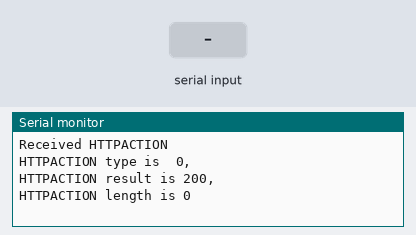
Recording of a sketch running on a simulated Arduino Uno, built with avr-gcc and run on an emulated ATmega328P. Parts: the last lines printed to the serial monitor. The test bench sets the inputs (shaded band). The modem accepts every AT command (registered, SIM ready, sends succeed) and sends nothing else.

Above: at 6.3 s.
6.4 s: "AT+\n" received over the second serial link
At 7.4 s:
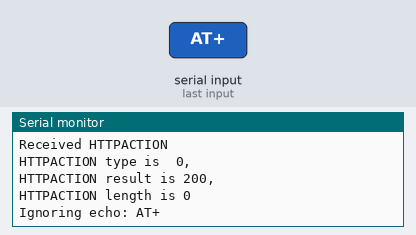
7.9 s: "+HTTPREAD:\n" received over the second serial link
At 9.0 s:
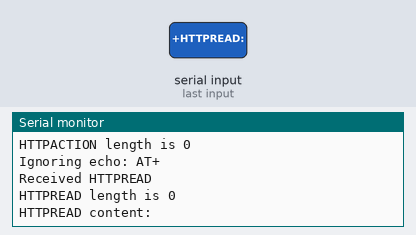
9.4 s: "+HTTPACTION:\n" received over the second serial link
At 9.7 s:
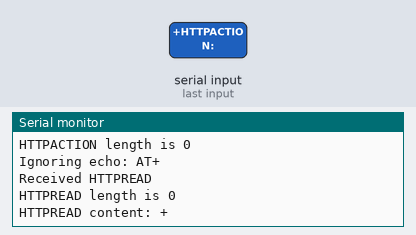

The sketch:

gsmHTTPGet_looped.ino
```cpp
#include <SoftwareSerial.h>
SoftwareSerial GSM(7, 8); // RX, TX

enum _parseState {
  PS_DETECT_MSG_TYPE,

  PS_IGNORING_COMMAND_ECHO,

  PS_HTTPACTION_TYPE,
  PS_HTTPACTION_RESULT,
  PS_HTTPACTION_LENGTH,

  PS_HTTPREAD_LENGTH,
  PS_HTTPREAD_CONTENT
};

enum _actionState {
  AS_IDLE,
  AS_WAITING_FOR_RESPONSE
};

byte actionState = AS_IDLE;
unsigned long lastActionTime = 0;

byte parseState = PS_DETECT_MSG_TYPE;
char buffer[80];
byte pos = 0;

int contentLength = 0;

void resetBuffer() {
  memset(buffer, 0, sizeof(buffer));
  pos = 0;
}

void sendGSM(const char* msg, int waitMs = 500) {
  GSM.println(msg);
  while(GSM.available()) {
    parseATText(GSM.read());
  }
  delay(waitMs);
}

void setup()
{
  GSM.begin(9600);
  Serial.begin(9600);

  sendGSM("AT+SAPBR=3,1,\"APN\",\"vodafone\"");
  sendGSM("AT+SAPBR=1,1",3000);
  sendGSM("AT+HTTPINIT");
  sendGSM("AT+HTTPPARA=\"CID\",1");
  sendGSM("AT+HTTPPARA=\"URL\",\"http://www.iforce2d.net/test.php\"");
}

void loop()
{
  unsigned long now = millis();

  if ( actionState == AS_IDLE ) {
    if ( now > lastActionTime + 5000 ) {
      sendGSM("AT+HTTPACTION=0");
      lastActionTime = now;
      actionState = AS_WAITING_FOR_RESPONSE;
    }
  }

  while(GSM.available()) {
    lastActionTime = now;
    parseATText(GSM.read());
  }
}

void parseATText(byte b) {

  buffer[pos++] = b;

  if ( pos >= sizeof(buffer) )
    resetBuffer(); // just to be safe

  /*
   // Detailed debugging
   Serial.println();
   Serial.print("state = ");
   Serial.println(state);
   Serial.print("b = ");
   Serial.println(b);
   Serial.print("pos = ");
   Serial.println(pos);
   Serial.print("buffer = ");
   Serial.println(buffer);*/

  switch (parseState) {
  case PS_DETECT_MSG_TYPE:
    {
      if ( b == '\n' )
        resetBuffer();
      else {
        if ( pos == 3 && strcmp(buffer, "AT+") == 0 ) {
          parseState = PS_IGNORING_COMMAND_ECHO;
        }
        else if ( b == ':' ) {
          //Serial.print("Checking message type: ");
          //Serial.println(buffer);

          if ( strcmp(buffer, "+HTTPACTION:") == 0 ) {
            Serial.println("Received HTTPACTION");
            parseState = PS_HTTPACTION_TYPE;
          }
          else if ( strcmp(buffer, "+HTTPREAD:") == 0 ) {
            Serial.println("Received HTTPREAD");
            parseState = PS_HTTPREAD_LENGTH;
          }
          resetBuffer();
        }
      }
    }
    break;

  case PS_IGNORING_COMMAND_ECHO:
    {
      if ( b == '\n' ) {
        Serial.print("Ignoring echo: ");
        Serial.println(buffer);
        parseState = PS_DETECT_MSG_TYPE;
        resetBuffer();
      }
    }
    break;

  case PS_HTTPACTION_TYPE:
    {
      if ( b == ',' ) {
        Serial.print("HTTPACTION type is ");
        Serial.println(buffer);
        parseState = PS_HTTPACTION_RESULT;
        resetBuffer();
      }
    }
    break;

  case PS_HTTPACTION_RESULT:
    {
      if ( b == ',' ) {
        Serial.print("HTTPACTION result is ");
        Serial.println(buffer);
        parseState = PS_HTTPACTION_LENGTH;
        resetBuffer();
      }
    }
    break;

  case PS_HTTPACTION_LENGTH:
    {
      if ( b == '\n' ) {
        Serial.print("HTTPACTION length is ");
        Serial.println(buffer);

        // now request content
        GSM.print("AT+HTTPREAD=0,");
        GSM.println(buffer);

        parseState = PS_DETECT_MSG_TYPE;
        resetBuffer();
      }
    }
    break;

  case PS_HTTPREAD_LENGTH:
    {
      if ( b == '\n' ) {
        contentLength = atoi(buffer);
        Serial.print("HTTPREAD length is ");
        Serial.println(contentLength);

        Serial.print("HTTPREAD content: ");

        parseState = PS_HTTPREAD_CONTENT;
        resetBuffer();
      }
    }
    break;

  case PS_HTTPREAD_CONTENT:
    {
      // for this demo I'm just showing the content bytes in the serial monitor
      Serial.write(b);

      contentLength--;

      if ( contentLength <= 0 ) {

        // all content bytes have now been read

        parseState = PS_DETECT_MSG_TYPE;
        resetBuffer();

        Serial.print("\n\n\n");

        actionState = AS_IDLE;
      }
    }
    break;
  }
}
```

Measured:
- after the input at 6.4 s, the serial monitor: prints a new line at once (image 1)
- after the input at 7.9 s, the serial monitor: prints a new line at once (image 2)
- after the input at 9.4 s, the serial monitor: prints a new line at once (image 3)
